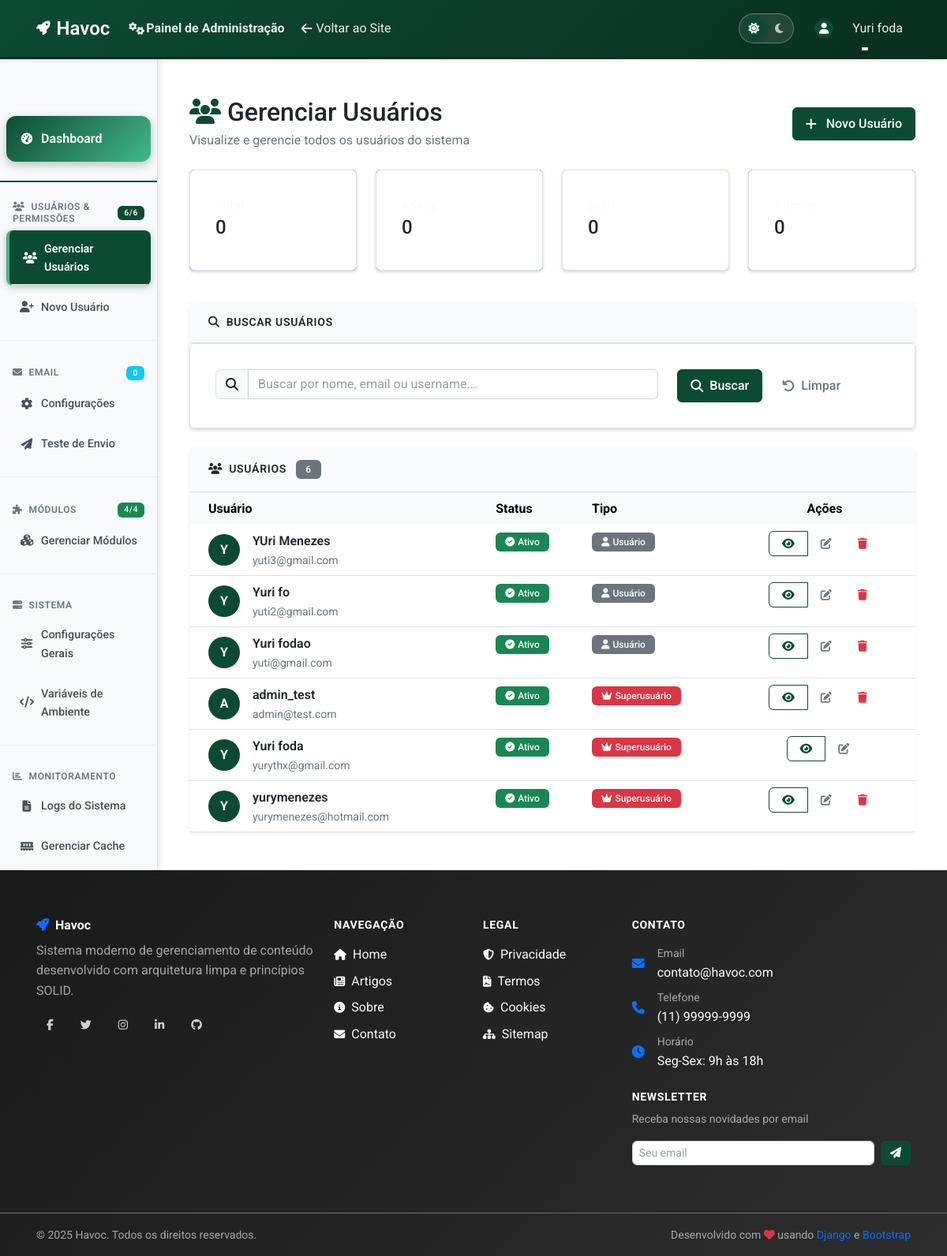
Page /config/usuarios/ (signed in) on the earlier database version.
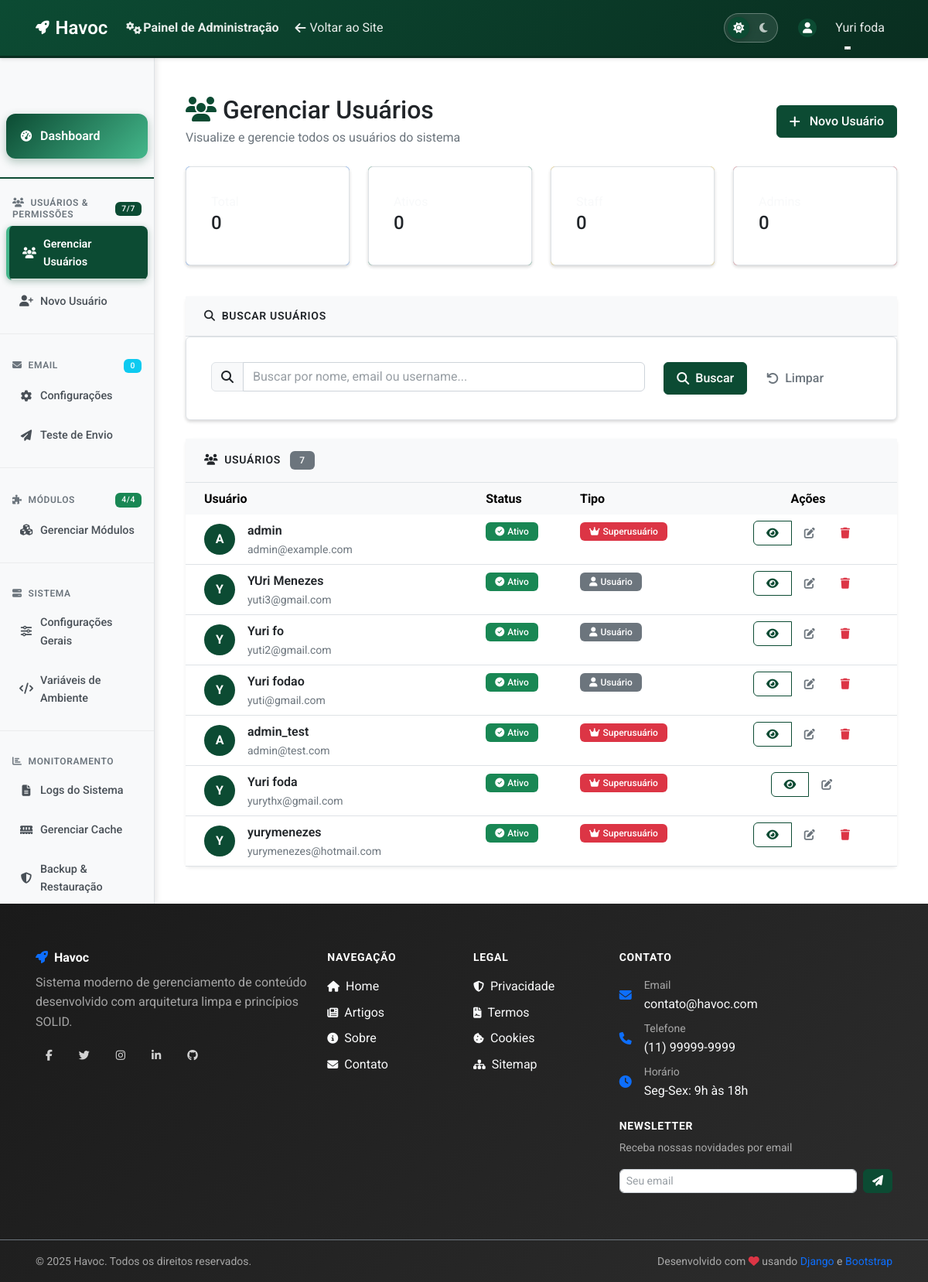
Same page on the later database version.
### apps/accounts/models/user.py (models this page shows, shortened)
class User(AbstractUser):
    email = models.EmailField(
        'endereço de email',
        unique=True,
        error_messages={
            'unique': "Já existe um usuário com este email.",
        }
    )
    is_verified = models.BooleanField(
        'verificado',
        default=False,
        help_text='Designa se o usuário verificou o email.'
    )
    slug = models.SlugField(
        'slug',
        max_length=100,
        unique=True,
        blank=True,
        help_text='Identificador único para URLs amigáveis'
    )
    avatar = models.ImageField(
        'avatar',
        upload_to=user_avatar_path,
        blank=True,
        null=True,
        help_text='Foto de perfil do usuário'
    )
    bio = models.TextField(
        'biografia',
        max_length=500,
        blank=True,
        help_text='Breve descrição sobre o usuário'
    )
    phone = models.CharField(
        'telefone',
        max_length=20,
        blank=True,
        help_text='Número de telefone do usuário'
    )
    birth_date = models.DateField(
        'data de nascimento',
        blank=True,
        null=True,
        help_text='Data de nascimento do usuário'
    )
    location = models.CharField(
        'localização',
        max_length=100,
        blank=True,
        help_text='Cidade/Estado do usuário'
    )
    objects = UserManager()
    USERNAME_FIELD = 'email'
    REQUIRED_FIELDS = ['username']
    class Meta:
        verbose_name = 'usuário'
        verbose_name_plural = 'usuários'
        ordering = ['-date_joined']
    def get_full_name(self):
        return f"{self.first_name} {self.last_name}".strip()

### apps/config/views/user_views.py (the view, shortened to what this page needs)
# urls.py: path('usuarios/', UserListView.as_view(), name='user_list'),
class UserListView(ConfigPermissionMixin, PermissionHelperMixin, View):
    template_name = 'config/users/list.html'
    def get(self, request):
        form = UserSearchForm(request.GET)
        users = User.objects.all()
        if form.is_valid():
            query = form.cleaned_data.get('query')
            is_active = form.cleaned_data.get('is_active')
            is_staff = form.cleaned_data.get('is_staff')
            is_superuser = form.cleaned_data.get('is_superuser')
            if is_active:
                users = users.filter(is_active=is_active == 'true')
            if is_staff:
                users = users.filter(is_staff=is_staff == 'true')
            if is_superuser:
                users = users.filter(is_superuser=is_superuser == 'true')
        paginator = Paginator(users.order_by('-date_joined'), 25)
        page_number = request.GET.get('page')
        page_obj = paginator.get_page(page_number)
        context = {
            'form': form,
            'page_obj': page_obj,
            'users': page_obj.object_list,
        }
        return render(request, self.template_name, context)

### apps/config/mixins.py (called while the page is built, shortened)
    def test_func(self):
        user = self.request.user
        if user.is_superuser:
            return True

    def dispatch(self, request, *args, **kwargs):
        if not self.test_func():
            return self.handle_no_permission()
        self.log_access(request)
        return super().dispatch(request, *args, **kwargs)

    def log_access(self, request):
        try:
            from apps.config.services.system_config_service import AuditLogService
            from apps.config.repositories.config_repository import DjangoAuditLogRepository
            audit_service = AuditLogService(DjangoAuditLogRepository())
            audit_service.log_user_activity(
                user=request.user,
                action='CONFIG_ACCESS',
                description=f'Acesso ao módulo de configurações: {request.path}',
                ip_address=self.get_client_ip(request)
            )
        except Exception:
            pass

### apps/config/templates/config/users/list.html (shortened to what the changed rows need)
{% extends 'config/base_config.html' %}
{% load crispy_forms_tags %}
{% block config_content %}
<div class="container my-5">
    <div class="row mb-4">
        <div class="col-12">
            <div class="d-flex justify-content-between align-items-center">
                <div>
                    <h1 class="h2 mb-1 text-sans text-body">
                        <i class="fas fa-users me-2 text-django-green"></i>Gerenciar Usuários
                    </h1>
                </div>
            </div>
        </div>
    </div>
    {% if users %}
        <div class="card-django border-0 shadow-sm">
            <div class="card-header profile-card-header">
                <div class="d-flex justify-content-between align-items-center">
                    <h6 class="mb-0 text-sans text-body">
                        <i class="fas fa-users me-2"></i>Usuários
                        <span class="badge bg-secondary ms-2">{{ users|length }}</span>
                    </h6>
                </div>
            </div>
            <div class="card-body p-0">
                <div class="table-responsive">
                    <table class="table table-hover mb-0">
                        <thead class="table-light">
                            <tr>
                                <th class="border-0 ps-4">Usuário</th>
                                <th class="border-0">Status</th>
                                <th class="border-0">Tipo</th>
                                <th class="border-0 text-center">Ações</th>
                            </tr>
                        </thead>
                        <tbody>
                            {% for user in users %}
                            <tr>
                                <td class="ps-4">
                                    <div class="d-flex align-items-center">
                                        <div class="flex-shrink-0">
                                            <div class="bg-django-green rounded-circle d-flex align-items-center justify-content-center text-white" style="width: 40px; height: 40px;">
                                                <span class="fw-bold">{{ user.first_name.0|default:user.username.0|upper }}</span>
                                            </div>
                                        </div>
                                        <div class="ms-3">
                                            <div class="fw-semibold text-body">{{ user.get_full_name|default:user.username }}</div>
                                            <div class="text-secondary small">{{ user.email }}</div>
                                        </div>
                                    </div>
                                </td>
                                <td>
                                    {% if user.is_active %}
                                        <span class="badge bg-success">
                                            <i class="fas fa-check-circle me-1"></i>Ativo
                                        </span>
                                    {% else %}
                                        <span class="badge bg-danger">
                                            <i class="fas fa-times-circle me-1"></i>Inativo
                                        </span>
                                    {% endif %}
                                </td>
                                <td>
                                    {% if user.is_superuser %}
                                        <span class="badge bg-danger">
                                            <i class="fas fa-crown me-1"></i>Superusuário
                                        </span>
                                    {% elif user.is_staff %}
                                        <span class="badge bg-warning text-dark">
                                            <i class="fas fa-user-tie me-1"></i>Staff
                                        </span>
                                    {% else %}
                                        <span class="badge bg-secondary">
                                            <i class="fas fa-user me-1"></i>Usuário
                                        </span>
                                    {% endif %}
                                </td>
                                <td class="text-center">
                                    <div class="btn-group btn-group-sm">
                                        <a href="{% url 'config:user_detail' user.slug %}" class="btn btn-outline-primary" title="Visualizar">
                                            <i class="fas fa-eye"></i>
                                        </a>
                                        <a href="{% url 'config:user_update' user.slug %}" class="btn btn-outline-secondary" title="Editar">
                                            <i class="fas fa-edit"></i>
                                        </a>
                                        {% if user != request.user %}
                                            <a href="{% url 'config:user_delete' user.slug %}" class="btn btn-outline-danger" title="Deletar">
                                                <i class="fas fa-trash"></i>
                                            </a>
                                        {% endif %}
                                    </div>
                                </td>
                            </tr>
                            {% endfor %}
                        </tbody>
                    </table>
                </div>
            </div>
        </div>
    {% endif %}
</div>
{% endblock %}

### apps/config/templates/config/base_config.html (shortened to what this page needs)
{% load static %}
<!DOCTYPE html>
<html lang="pt-br" class="h-100">
<head>
    {% include 'includes/_head.html' %}
</head>
<body class="d-flex flex-column h-100">
    <header>
        <nav class="navbar navbar-expand-lg navbar-django">
            <div class="container">
                <a class="navbar-brand" href="{% url 'pages:home' %}">
                    <i class="fas fa-rocket me-2"></i>Havoc
                </a>
                <div class="collapse navbar-collapse" id="navbarNav">
                    <ul class="navbar-nav me-auto">
                        <li class="nav-item">
                            <span class="nav-link text-django-green fw-bold">
                                <i class="fas fa-cogs me-1"></i>Painel de Administração
                            </span>
                        </li>
                        <li class="nav-item">
                            <a class="nav-link text-info" href="{% url 'pages:home' %}">
                                <i class="fas fa-arrow-left me-1"></i>Voltar ao Site
                            </a>
                        </li>
                    </ul>
                    <ul class="navbar-nav align-items-center">
                        <li class="nav-item me-2">
                            <div class="theme-toggle" role="radiogroup" aria-label="Escolher tema">
                                <button class="theme-option" data-theme="light" title="Tema claro" aria-label="Tema claro" role="radio">
                                    <i class="fas fa-sun"></i>
                                </button>
                                <button class="theme-option" data-theme="dark" title="Tema escuro" aria-label="Tema escuro" role="radio">
                                    <i class="fas fa-moon"></i>
                                </button>
                            </div>
                        </li>
                        {% if user.is_authenticated %}
                            <li class="nav-item dropdown">
                                <a class="nav-link dropdown-toggle d-flex align-items-center" href="#" id="userDropdown" role="button"
                                   data-bs-toggle="dropdown" aria-expanded="false" aria-label="Menu do usuário">
                                    <div class="avatar-sm me-2">
                                        <div class="bg-django-green rounded-circle d-flex align-items-center justify-content-center" style="width: 24px; height: 24px;">
                                            <i class="fas fa-user text-white small"></i>
                                        </div>
                                    </div>
                                    <span class="d-none d-md-inline">{{ user.get_full_name|default:user.username }}</span>
                                </a>
                            </li>
                        {% endif %}
                    </ul>
                </div>
            </div>
        </nav>
    </header>
    {% include 'includes/_toasts.html' %}
    <main id="main-content" class="flex-shrink-0">
        <div class="container-fluid">
            <div class="row">
                {% include 'config/includes/sidebar.html' %}
                <main class="col-md-9 ms-sm-auto col-lg-10 px-md-4">
                    {% block config_content %}{% endblock %}
                </main>
            </div>
        </div>
    </main>
    {% include 'includes/_footer.html' %}
</body>
</html>

### apps/config/templates/config/includes/sidebar_item.html
<li class="nav-item">
    <a class="nav-link {% if is_active %}active{% endif %}"
       href="{% url 'config:'|add:url_name %}"
       {% if description %}title="{{ description }}"{% endif %}
       aria-label="{{ title }}">
        <i class="{{ icon }} me-2" aria-hidden="true"></i>{{ title }}
    </a>
</li>

Differences in the rows shown:
added User: first_name.0 "A", get_full_name "admin", email "admin@example.com", is_active True (drawn), is_superuser True (drawn)
Other differences:
{{ title }}: "Dashboard Gerenciar Usuários Novo Usuário Teste de Envio Gerenciar Módulos Configurações Gerais Variáveis de Ambiente Logs do Sistema Gerenciar Cache" → "…do Sistema Gerenciar Cache Backup & Restauração"
{{ stats.active_users }}: "6" → "7"
{{ stats.total_users }}: "6" → "7"
{{ users|length }}: "6" → "7"
